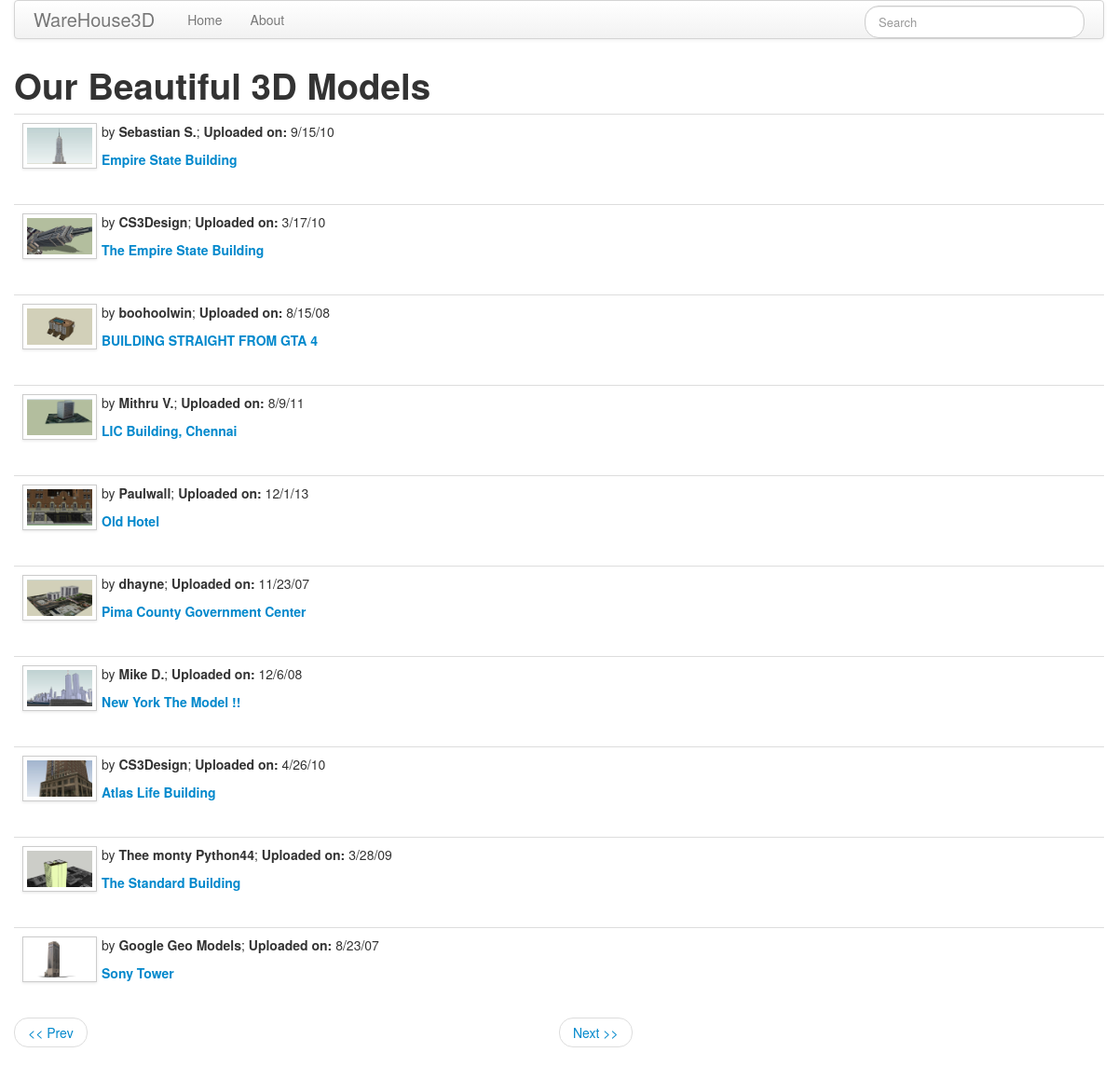
The page /index/3 on the database its author committed.
### app/models.py (models this page shows)
class Warehouseinfo(db.Model):
    __tablename__ = 'warehouseinfo'
    __searchable__ = ['title']
    id = db.Column(db.String(100), primary_key=True)
    title = db.Column(db.String(50))
    author = db.Column(db.String(30))
    tags = db.Column(db.String(100))
    desc = db.Column(db.String(700))
    imgurl = db.Column(db.String(250))
    kmzurl = db.Column(db.String(250))
    imgfile = db.Column(db.String(30))
    kmzfile = db.Column(db.String(30))
    other = db.Column(db.String(100))

### app/views.py (the view)
@app.route('/', methods=['GET', 'POST'])
@app.route('/index', methods=['GET', 'POST'])
@app.route('/index/<int:page>', methods=['GET', 'POST'])
def index(page=1):
    print 'hello, i am index'
    pagina = Warehouseinfo.query.paginate(page, MODELS_PER_PAGE, False)
    models = pagina.items
    return render_template('index.html', title='Home', pagina=pagina, models=models)

### app/forms.py
class SearchForm(Form):
    search = StringField('search', validators=[DataRequired()])

### app/__init__.py (called while the page is built)
def stringtodict(strDict):
    other = ast.literal_eval(strDict)
    return other

### app/views.py (called while the page is built)
@app.before_request
def before_request():
    g.searchForm = SearchForm()
    return

### app/templates/index.html
{% extends "base.html" %}
{% block content %}
<h1>Our Beautiful 3D Models</h1>
{% for model in models %}
    {% include "model.html" %}
{% endfor %}
<ul class="pager">
    {% if pagina.has_prev %}
    <li class="previous">
        <a href="{{ url_for('index', page=pagina.prev_num) }}"><< Prev</a>
    </li>
    {% else %}
    <li class="previous disabled"><a href="#"><< Prev</a></li>
    {% endif %}
    {% if pagina.has_next %}
    <li>
        <a href="{{ url_for('index', page=pagina.next_num) }}">Next >></a>
    </li>
    {% else %}
    <li class="next disabled"><a href="#">Next >></a></li>
    {% endif %}
</ul>
{% endblock%}

### app/templates/model.html
<table class="table table-hover">
    <tr>
        <td width="70px">
            <a href="{{ url_for('detail', id=model.id) }}">
                <img src="{{ '/static/img/'~model.id~'.jpg' }}" width="100" height="100" class="img-polaroid" style="margin:1px">
            </a>
        </td>
        <td>
            <p>
                {% set other=model.other|stringtodict %}
                by <strong>{{ model.author }}</strong>;
                <strong>Uploaded on:</strong> {{ other['Uploaded'] }}
            </p>
            <p>
                <a href="{{ url_for('detail', id=model.id)}}">
                    <strong>{{ model.title }}</strong>
                </a>
            </p>
        </td>
    </tr>
</table>

### rows shown on the page
Warehouseinfo: id (picture), author "Sebastian S.", Uploaded "9/15/10", title "Empire State Building"
Warehouseinfo: id (picture), author "CS3Design", Uploaded "3/17/10", title "The Empire State Building"
Warehouseinfo: id (picture), author "boohooIwin", Uploaded "8/15/08", title "BUILDING STRAIGHT FROM GTA 4"
Warehouseinfo: id (picture), author "Mithru V.", Uploaded "8/9/11", title "LIC Building, Chennai"
Warehouseinfo: id (picture), author "Paulwall", Uploaded "12/1/13", title "Old Hotel"
Warehouseinfo: id (picture), author "dhayne", Uploaded "11/23/07", title "Pima County Government Center"
Warehouseinfo: id (picture), author "Mike D.", Uploaded "12/6/08", title "New York The Model !!"
Warehouseinfo: id (picture), author "CS3Design", Uploaded "4/26/10", title "Atlas Life Building"
Warehouseinfo: id (picture), author "Thee monty Python44", Uploaded "3/28/09", title "The Standard Building"
Warehouseinfo: id (picture), author "Google Geo Models", Uploaded "8/23/07", title "Sony Tower"
